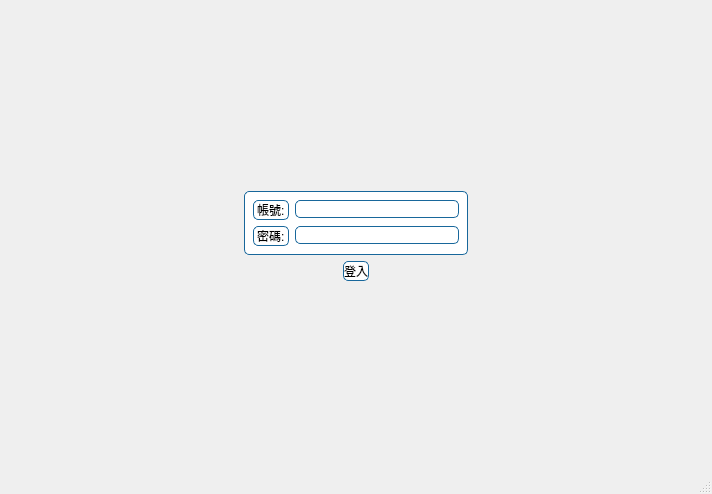
<?xml version="1.0" encoding="UTF-8"?>
<ui version="4.0">
 <class>MainWindow</class>
 <widget class="QMainWindow" name="MainWindow">
  <property name="geometry">
   <rect>
    <x>0</x>
    <y>0</y>
    <width>712</width>
    <height>494</height>
   </rect>
  </property>
  <property name="windowTitle">
   <string>MainWindow</string>
  </property>
  <widget class="QWidget" name="centralwidget">
   <property name="styleSheet">
    <string notr="true">#centralwidget{
background-image: url(:/images/login_bg.png);}</string>
   </property>
   <layout class="QVBoxLayout" name="verticalLayout">
    <item>
     <spacer name="verticalSpacer">
      <property name="orientation">
       <enum>Qt::Orientation::Vertical</enum>
      </property>
      <property name="sizeHint" stdset="0">
       <size>
        <width>20</width>
        <height>40</height>
       </size>
      </property>
     </spacer>
    </item>
    <item>
     <layout class="QHBoxLayout" name="horizontalLayout">
      <property name="leftMargin">
       <number>10</number>
      </property>
      <property name="rightMargin">
       <number>10</number>
      </property>
      <item>
       <spacer name="horizontalSpacer">
        <property name="orientation">
         <enum>Qt::Orientation::Horizontal</enum>
        </property>
        <property name="sizeHint" stdset="0">
         <size>
          <width>40</width>
          <height>20</height>
         </size>
        </property>
       </spacer>
      </item>
      <item>
       <widget class="QWidget" name="" native="true">
        <property name="styleSheet">
         <string notr="true">
	selection-color: rgb(85, 255, 255);
	border:1px solid rgb(24,103,155);
border-radius:5px;
	background-color: rgb(255, 255, 255);</string>
        </property>
        <layout class="QFormLayout" name="formLayout">
         <item row="0" column="0">
          <widget class="QLabel" name="label_1">
           <property name="text">
            <string>帳號:</string>
           </property>
          </widget>
         </item>
         <item row="0" column="1">
          <widget class="QLineEdit" name="lineEdit_1"/>
         </item>
         <item row="1" column="0">
          <widget class="QLabel" name="label_2">
           <property name="text">
            <string>密碼:</string>
           </property>
          </widget>
         </item>
         <item row="1" column="1">
          <widget class="QLineEdit" name="lineEdit_2">
           <property name="styleSheet">
            <string notr="true">#formFrame{
	selection-color: rgb(85, 255, 255);
	border:1px solid rgb(24,103,155);
border-radius:5px;
	background-color: rgb(255, 255, 255);}</string>
           </property>
          </widget>
         </item>
        </layout>
       </widget>
      </item>
      <item>
       <spacer name="horizontalSpacer_2">
        <property name="orientation">
         <enum>Qt::Orientation::Horizontal</enum>
        </property>
        <property name="sizeHint" stdset="0">
         <size>
          <width>40</width>
          <height>20</height>
         </size>
        </property>
       </spacer>
      </item>
     </layout>
    </item>
    <item>
     <layout class="QHBoxLayout" name="horizontalLayout_2">
      <property name="leftMargin">
       <number>10</number>
      </property>
      <property name="rightMargin">
       <number>10</number>
      </property>
      <item>
       <spacer name="horizontalSpacer_3">
        <property name="orientation">
         <enum>Qt::Orientation::Horizontal</enum>
        </property>
        <property name="sizeHint" stdset="0">
         <size>
          <width>40</width>
          <height>20</height>
         </size>
        </property>
       </spacer>
      </item>
      <item>
       <widget class="QPushButton" name="pushButton">
        <property name="styleSheet">
         <string notr="true">
	selection-color: rgb(85, 255, 255);
	border:1px solid rgb(24,103,155);
border-radius:5px;
	background-color: rgb(255, 255, 255);</string>
        </property>
        <property name="text">
         <string>登入</string>
        </property>
       </widget>
      </item>
      <item>
       <spacer name="horizontalSpacer_4">
        <property name="orientation">
         <enum>Qt::Orientation::Horizontal</enum>
        </property>
        <property name="sizeHint" stdset="0">
         <size>
          <width>40</width>
          <height>20</height>
         </size>
        </property>
       </spacer>
      </item>
     </layout>
    </item>
    <item>
     <spacer name="verticalSpacer_2">
      <property name="orientation">
       <enum>Qt::Orientation::Vertical</enum>
      </property>
      <property name="sizeHint" stdset="0">
       <size>
        <width>20</width>
        <height>40</height>
       </size>
      </property>
     </spacer>
    </item>
   </layout>
  </widget>
  <widget class="QMenuBar" name="menubar">
   <property name="geometry">
    <rect>
     <x>0</x>
     <y>0</y>
     <width>712</width>
     <height>21</height>
    </rect>
   </property>
  </widget>
  <widget class="QStatusBar" name="statusbar"/>
 </widget>
 <resources/>
 <connections/>
</ui>
